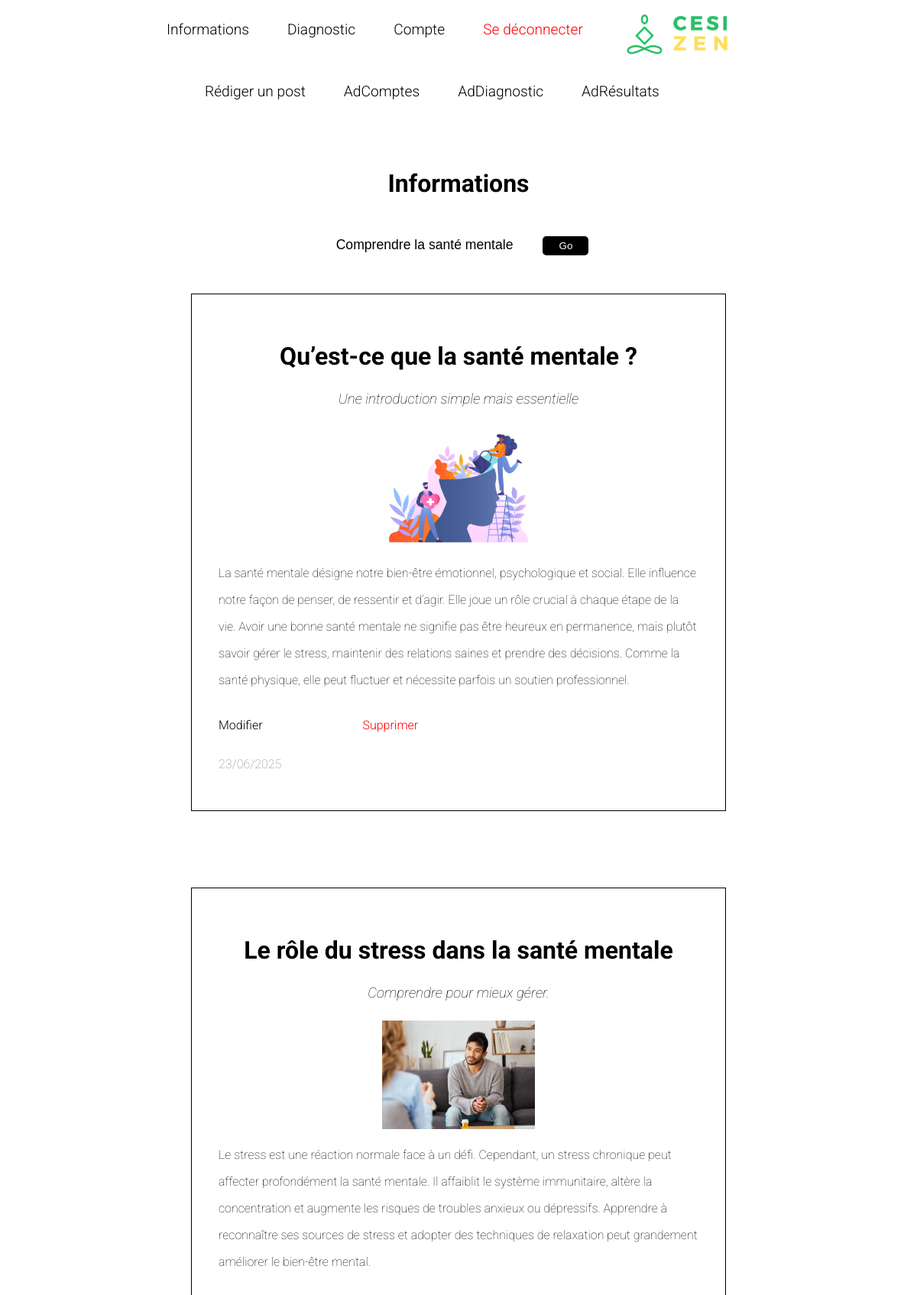
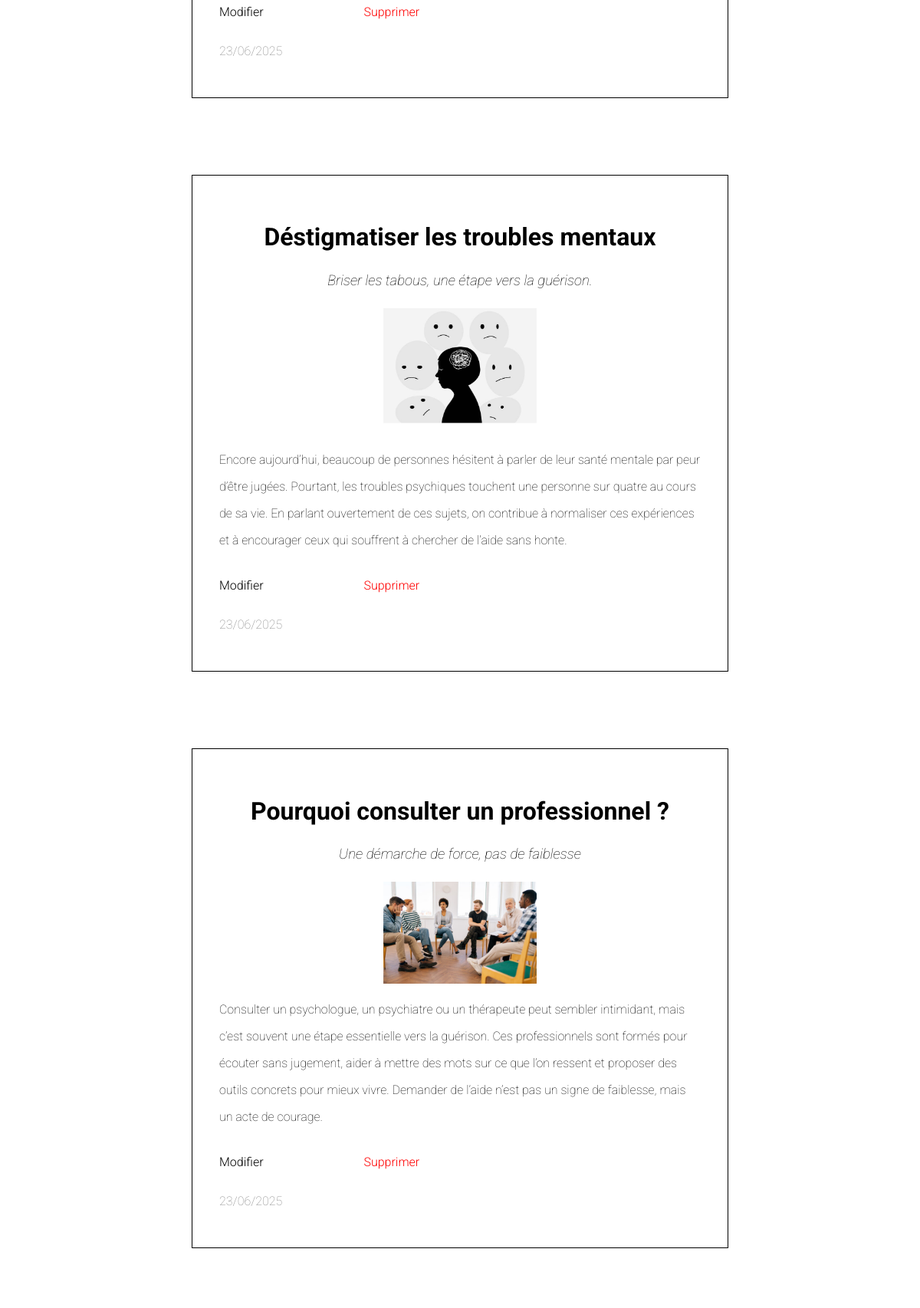
/ (signed in, upper part), run on the app's committed database (2 pictures, top to bottom).
### cesizenapp/models.py (models this page shows)
class Information(models.Model):
    CATEGORY = [
        ('SANTE-MENTAL', 'Comprendre la santé mentale'),
        ('RECONNAITRE-LE-STRESS', 'Reconnaître le stress'),
        ('GESTION-DU-STRESS', 'Techniques de gestion du stress'),
        ('COMPTRENDRE-EMOTIONS', 'Comprendre ses émotions'),
        ('HABITUDES', 'Habitude de vie et auto-soin'),
        ('ACTIVITES', 'Activités de détente'),
        ('DEMANDER-L-AIDE', 'Quand demander de l`aide'),
        ('SOUTENIR', 'Soutenir un proche'),
    ]
    idInformation = models.UUIDField(primary_key=True, default=uuid.uuid4, editable=False)
    title = models.CharField(max_length=50, null=False)
    caption = models.CharField(max_length=100)
    content = models.CharField(max_length=5000, null=False)
    image = models.ImageField(upload_to="images", null=True)
    alt = models.CharField(max_length=50, null=True)
    category = models.CharField(max_length=200, null=False, choices=CATEGORY, default='DRAFT')
    publicationDate = models.DateTimeField(auto_now_add=True, null=False)

### cesizenapp/views.py (the view)
# urls.py: 2. Add a URL to urlpatterns:  path('', views.home, name='home')
def home(request):
    informations = Information.objects.all()
    selected_category = request.GET.get('infoCategory')
    category_choices = Information.CATEGORY
    if not selected_category:
        selected_category = Information.CATEGORY[0][0]
    posts = Information.objects.filter(category=selected_category)
    post_length = posts.count()
    return render(request, 'home.html', {'informations': informations, 'posts': posts, 'selected_category': selected_category, 'category_choices': category_choices,'post_length': post_length})

### cesizenapp/templates/home.html (shortened to what this page needs)
<!DOCTYPE html>
<html lang="en">
<head>
</head>
<body>
{% include 'navigationMenu.html' %}
<div style="display: flex; justify-content: center; margin-left: auto; margin-right: auto; margin-top: 50px; margin-bottom: 50px; text-align: center; flex-wrap: wrap;">
    <h1 style="width: 100%; margin-bottom: 50px; ">Informations</h1>
    <form method="get" action="/">
        <select name="infoCategory"
                style="outline:none; background: none; font-size: 110%; font-weight: 100; appearance: none; display: inline; text-align-last: center; border: none;">
            {% for code, label in category_choices %}
                <option value="{{ code }}" {% if selected_category == code %} selected {% endif %}>
                    {{ label }}
                </option>
            {% endfor %}
        </select>
        <button type="submit"
                style="background-color: black; color: white; width: 60px; height: 25px; border:none; margin-left: 25px; border-radius: 5px">
            Go
        </button>
    </form>
</div>
<div id="informationPosts">
    {% for post in posts %}
        <div style=" margin-bottom: 100px; border-style: solid; border-color: black; border-width: 1px; padding: 35px;">
            <h2 style="text-align: center; font-size: 200%;"> {{ post.title }}</h2>
            <h3 style="text-align: center; font-weight: lighter; font-style: italic; margin-bottom: 25px;"> {{ post.caption }}</h3>
            <img src="{{ post.image.url }}"
                 style="width: 200px; justify-content: center; margin: auto; display: flex; height: auto;"/>
            <p style="line-height: 35px; font-weight: lighter"> {{ post.content }}</p>
            <div style="display: flex; justify-content: flex-start;">
                {% if user.is_superuser %}
                    <a href="{% url 'cesizenapp:edit_post' post.idInformation %}"
                       style="width: 30%; text-decoration: none; color: black;">
                        <p> Modifier </p>
                    </a>
                    <a href="{% url 'cesizenapp:delete_post' post.idInformation %}"
                       style="width: 30%; text-decoration: none; color: red;"
                       onclick="return confirm('Êtes-vous sûr de vouloir supprimer ce post ?');">
                        <p> Supprimer </p>
                    </a>
                {% endif %}
            </div>
            <p style="display: block; width: 100%; color: grey; font-weight: lighter; text-align: start;"> {{ post.publicationDate|date:"d/m/Y" }}</p>
        </div>
    {% endfor %}
</div>
</body>
</html>

### cesizenapp/templates/navigationMenu.html (style rules this page uses)
body { font-family: 'Roboto', sans-serif; font-weight: 300; }

### cesizenapp/templates/home.html (style rules this page uses)
#informationPosts { width: 700px; margin: auto; display: block; justify-content: center; }

### data on the page
Information: title "Qu’est-ce que la santé mentale ?", caption "Une introduction simple mais essentielle", image (picture), content "La santé mentale désigne notre bien-être émotionnel, psychologique et social. Elle influence notre façon de penser, de ressentir et d’agir. Elle joue un rôle crucial à chaque étape de la vie. Avoir une bonne santé mentale ne signifie pas être heureux en permanence, mais plutôt savoir gérer le stress, maintenir des relations saines et prendre des décisions. Comme la santé physique, elle peut fluctuer et nécessite parfois un soutien professionnel.", publicationDate "23/06/2025"
Information: title "Le rôle du stress dans la santé mentale", caption "Comprendre pour mieux gérer.", image (picture), content "Le stress est une réaction normale face à un défi. Cependant, un stress chronique peut affecter profondément la santé mentale. Il affaiblit le système immunitaire, altère la concentration et augmente les risques de troubles anxieux ou dépressifs. Apprendre à reconnaître ses sources de stress et adopter des techniques de relaxation peut grandement améliorer le bien-être mental.", publicationDate "23/06/2025"
Information: title "Déstigmatiser les troubles mentaux", caption "Briser les tabous, une étape vers la guérison.", image (picture), content "Encore aujourd’hui, beaucoup de personnes hésitent à parler de leur santé mentale par peur d’être jugées. Pourtant, les troubles psychiques touchent une personne sur quatre au cours de sa vie. En parlant ouvertement de ces sujets, on contribue à normaliser ces expériences et à encourager ceux qui souffrent à chercher de l’aide sans honte.", publicationDate "23/06/2025"
Information: title "Pourquoi consulter un professionnel ?", caption "Une démarche de force, pas de faiblesse", image (picture), content "Consulter un psychologue, un psychiatre ou un thérapeute peut sembler intimidant, mais c’est souvent une étape essentielle vers la guérison. Ces professionnels sont formés pour écouter sans jugement, aider à mettre des mots sur ce que l’on ressent et proposer des outils concrets pour mieux vivre. Demander de l’aide n’est pas un signe de faiblesse, mais un acte de courage.", publicationDate "23/06/2025"

### other printed values
form field infoCategory "Comprendre la santé mentale"
